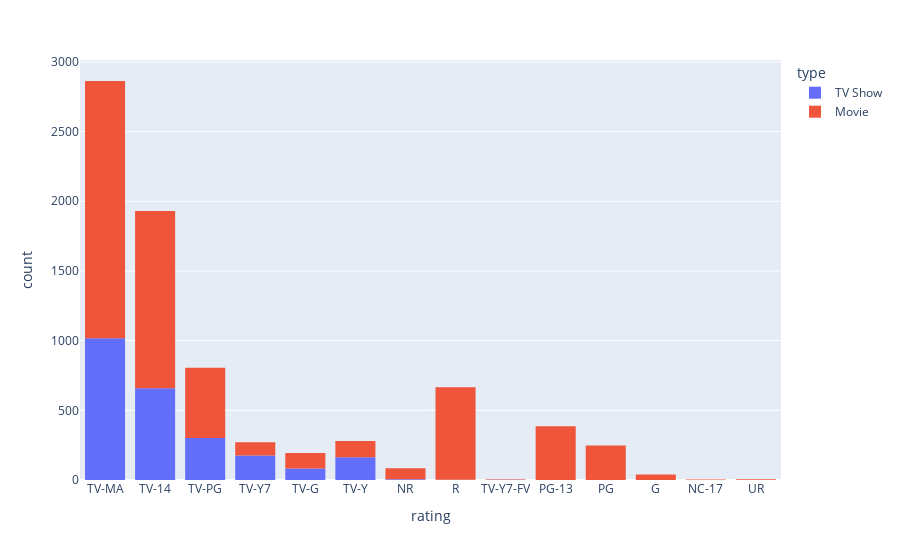

Here is the notebook cell this chart was saved with:
### Code cell
import warnings
warnings.filterwarnings(action='ignore', category=FutureWarning)
express.histogram(data_frame=nfdataset, x='rating', color='type').show()

### Figure 1 — Plotly figure (JSON) as saved in the notebook; plotly's stock layout.template omitted (floating-point values rounded to 4 significant figures; data arrays with more than 128 entries replaced by an {"elided": "..."} marker saying what was removed)
{"data": [{"alignmentgroup": "True", "bingroup": "x", "hovertemplate": "type=TV Show<br>rating=%{x}<br>count=%{y}<extra></extra>", "legendgroup": "TV Show", "marker": {"color": "#636efa", "pattern": {"shape": ""}}, "name": "TV Show", "offsetgroup": "TV Show", "orientation": "v", "showlegend": true, "type": "histogram", "x": {"elided": "2410 str values"}, "xaxis": "x", "yaxis": "y"}, {"alignmentgroup": "True", "bingroup": "x", "hovertemplate": "type=Movie<br>rating=%{x}<br>count=%{y}<extra></extra>", "legendgroup": "Movie", "marker": {"color": "#EF553B", "pattern": {"shape": ""}}, "name": "Movie", "offsetgroup": "Movie", "orientation": "v", "showlegend": true, "type": "histogram", "x": {"elided": "5377 str values"}, "xaxis": "x", "yaxis": "y"}], "layout": {"barmode": "relative", "legend": {"title": {"text": "type"}, "tracegroupgap": 0}, "margin": {"t": 60}, "xaxis": {"anchor": "y", "domain": [0, 1], "title": {"text": "rating"}}, "yaxis": {"anchor": "x", "domain": [0, 1], "title": {"text": "count"}}}}
